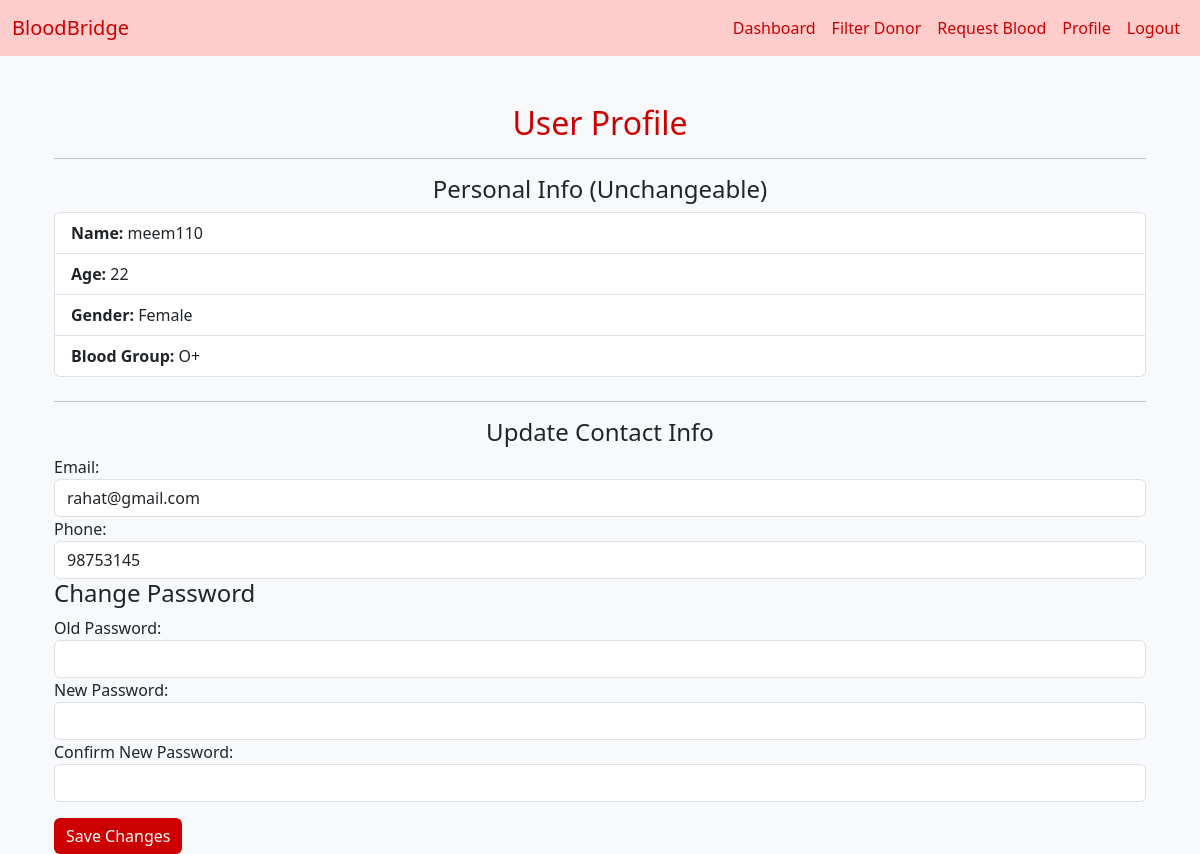
Screenshot of /user/profile/ (signed in) with the database file from the repository.
### user/models.py (models this page shows, shortened)
class User(AbstractUser):
    phone = models.CharField(max_length=15, unique=True)
    blood_group = models.CharField(max_length=3, choices=BLOOD_GROUPS)
    last_donation_date = models.DateField(null=True, blank=True)
    age = models.PositiveIntegerField(null=True, blank=True)
    GENDER_CHOICES = (
        ('M', 'Male'),
        ('F', 'Female'),
    )
    gender = models.CharField(max_length=1, choices=GENDER_CHOICES, null=True, blank=True)
    groups = models.ManyToManyField(
        'auth.Group',
        related_name='custom_user_set',
        blank=True
    )
    user_permissions = models.ManyToManyField(
        'auth.Permission',
        related_name='custom_user_permissions_set',
        blank=True
    )

### user/views.py (the view)
# urls.py: path('profile/',profile_view, name='profile'),
@login_required
def profile_view(request):
    user = request.user
    if request.method == 'POST':
        profile_form = UserProfileForm(request.POST, instance=user)
        password_form = CustomPasswordChangeForm(user, request.POST)
        if profile_form.is_valid() and password_form.is_valid():
            profile_form.save()
            password_form.save()
            update_session_auth_hash(request, password_form.user)  # Keep the user logged in after password change
            messages.success(request, 'Your profile was successfully updated!')
            return redirect('profile')
        else:
            messages.error(request, 'Please correct the errors below.')
    else:
        profile_form = UserProfileForm(instance=user)
        password_form = CustomPasswordChangeForm(user)
    return render(request, 'user/profile.html', {
        'profile_form': profile_form,
        'password_form': password_form
    })

### user/forms.py
class UserProfileForm(forms.ModelForm):
    class Meta:
        model = User
        fields = ['email', 'phone']
    email = forms.EmailField(widget=forms.EmailInput(attrs={'class': 'form-control'}))
    phone = forms.CharField(widget=forms.TextInput(attrs={'class': 'form-control'}))

class CustomPasswordChangeForm(PasswordChangeForm):
    old_password = forms.CharField(widget=forms.PasswordInput(attrs={'class': 'form-control'}))
    new_password1 = forms.CharField(widget=forms.PasswordInput(attrs={'class': 'form-control'}))
    new_password2 = forms.CharField(widget=forms.PasswordInput(attrs={'class': 'form-control'}))

### user/templates/user/profile.html (shortened to what this page needs)
{% extends 'base.html' %}
{% block content %}
<div class="container mt-5">
    <h2 class="text-center">User Profile</h2>
		<hr>
    <h4 class="text-center">Personal Info (Unchangeable)</h4>
    <ul class="list-group mb-4">
        <li class="list-group-item"><strong>Name:</strong> {{ user.username }}</li>
        <li class="list-group-item"><strong>Age:</strong> {{ user.age }}</li>
        <li class="list-group-item"><strong>Gender:</strong> {{ user.get_gender_display }}</li>
        <li class="list-group-item"><strong>Blood Group:</strong> {{ user.get_blood_group_display }}</li>
    </ul>
<hr>
    <form method="POST">
        <h4 class="text-center">Update Contact Info</h4>
        <div class="form-group">
            <label for="id_email">Email:</label>
            <input type="email" name="email" value="{{ profile_form.email.value|default:user.email }}" class="form-control" required>
        </div>
        <div class="form-group">
            <label for="id_phone">Phone:</label>
            <input type="text" name="phone" value="{{ profile_form.phone.value|default:user.phone }}" class="form-control" required>
        </div>
        <h4>Change Password</h4>
        <div class="form-group">
            <label for="id_old_password">Old Password:</label>
            {{ password_form.old_password }}
        </div>
        <div class="form-group">
            <label for="id_new_password1">New Password:</label>
            {{ password_form.new_password1 }}
        </div>
        <div class="form-group">
            <label for="id_new_password2">Confirm New Password:</label>
            {{ password_form.new_password2 }}
        </div>
        <button type="submit" class="btn btn-primary mt-3">Save Changes</button>
    </form>
</div>
{% endblock %}

### templates/base.html (style rules this page uses)
body { background-color: #f8f9fa; }
.container { margin-top: 20px; }
h2 { color: #cc0000; }
.btn-primary { background-color: #cc0000; border: none; }

### rows the page displays
User: username "meem110", age "22", gender "Female", blood_group "O+", email "rahat@gmail.com", phone "98753145"
